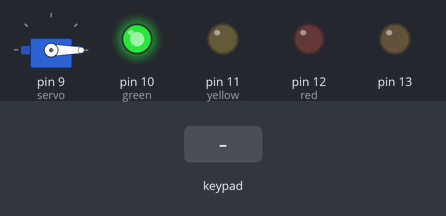
The sketch below on a simulated Arduino Uno, built with avr-gcc and run on an emulated ATmega328P. On the bench: servo, output pins drawn as LEDs (lit = HIGH). Wiring (inferred from the names in the program): 4×4 keypad: rows pin 0, pin 1, pin 3, pin 7; columns pin 2, pin 4, pin 5, pin 6. Dashed ring = blinking. The test bench sets the inputs (shaded band). Pins used as bus, display or sensor lines are not drawn.

Above: at 1.2 s.
1.3 s: keypad keys 0 2 0 3 pressed 0.4 s apart
At 1.84 s:
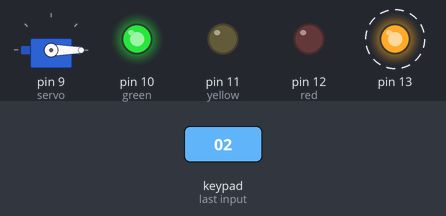
4.4 s: key '(' pressed
At 5.7 s:
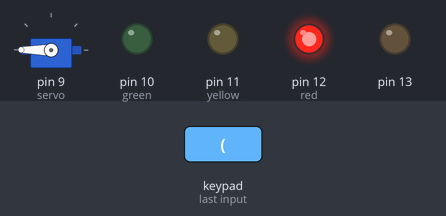
6.1 s: key '1' pressed
At 6.7 s:
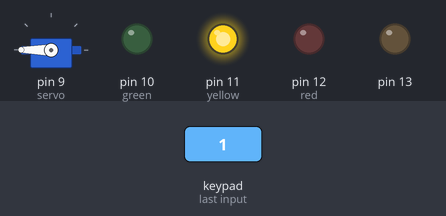
Timing chart, 0 to 9.1 s (numbered marks = the images above; inputs shaded):
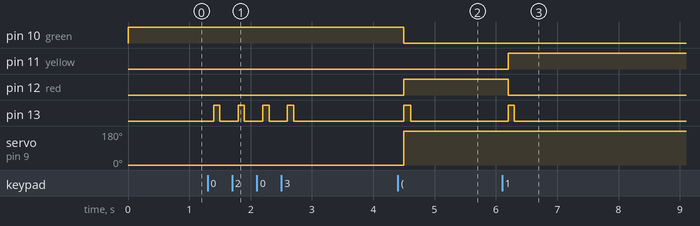

The sketch:

Assignment9CS443.ino
```cpp
#include <Servo.h>

int led = HIGH;
const int red = 12;
const int yellow = 11;
const int green = 10;
const int servo = 9;
Servo servoMotor;

const int rows[] = {7,0,1,3};
const int cols[] = {2,4,5,6};

const int KeyPad[4][4] = { {1, 2, 3, 10},
                           {4, 5, 6, 20},
                           {7, 8, 9, 30},
                           {50, 0, 60, 40} };


int password[4] = {0,2,0,3};
int guess[4];

//0 = unlocked, 1=locked
int currentPosition;

//0 = unlocked-green, 1 = yellow, 2 = locked-red
int state;
int checkPass;

//button debouncing
unsigned long lastDebounceTime = 0;
unsigned long debounceDelay = 100;
int reading;

int ScanKeypad(){
  for(int r = 0; r < 4; r++){
    //rows are output and low
    pinMode(rows[r], OUTPUT);
    digitalWrite(rows[r], 0);

    //check cols
    for(int c = 0; c < 4; c++){
    reading = digitalRead(cols[c]);

    //debounce buttons
    if(reading == 0){
      lastDebounceTime = millis();
      while((millis() - lastDebounceTime) < debounceDelay){
      }

      reading = digitalRead(cols[c]);
      if(reading == 0){
        //set rows as input
        digitalWrite(rows[r], 1);
        pinMode(rows[r], INPUT_PULLUP);
        digitalWrite(rows[r], 1);
        //return value
        return KeyPad[r][c];
      }
    }
  }
  //rows to high
  digitalWrite(rows[r], 1);
  pinMode(rows[r], INPUT_PULLUP);
  digitalWrite(rows[r], 1);
  }
  return 99;
}


void setup() {
  //LEDs
  pinMode(red, OUTPUT);
  pinMode(yellow, OUTPUT);
  pinMode(green, OUTPUT);
  pinMode(13, OUTPUT);

  //keypad
  for(int i = 0; i < 4; i++){
    pinMode(rows[i], OUTPUT);
    digitalWrite(rows[i], 1);

    //set cols as pullup
    pinMode(cols[i], INPUT_PULLUP);
    digitalWrite(cols[i], 1);
  }

  //servo
  servoMotor.attach(servo);

  //setup starting position for servo (unlocked green = on)
  currentPosition = 0;
  state = 0;
  servoMotor.write(0);
  digitalWrite(green, HIGH);
  digitalWrite(red, LOW);
  digitalWrite(yellow, LOW);
}

void loop() {
  int press = ScanKeypad();
  if(press == 99){
    digitalWrite(13, LOW);
  } else {
    digitalWrite(13, HIGH);

  //check if locked, then if input is being recieved
  if(state == 2){
    if(press >= 0 && press < 10){
      state = 1;
      digitalWrite(yellow, HIGH);
      digitalWrite(green, LOW);
      digitalWrite(red, LOW);
      checkPass = 0;
    }
  }
  //check if yellow / currently guessing the password
  if(state == 1){
    if(checkPass < 4 && press != 99){
      guess[checkPass] = press;
      //increment password guess attempts to 4
      checkPass += 1;
    }
    int wrong = 0;
    //once 4 inputs have been recieved, check if password is right
    if(checkPass == 4){
      for(int i = 0; i < 4; i++){
        if(guess[i] != password[i]){
          wrong = 1;
        }
      }
      //lock if bad password (Wrong = 1)
      if(wrong){
        state = 2;
        digitalWrite(yellow, LOW);
        digitalWrite(green, LOW);
        digitalWrite(red, HIGH);
        delay(10);
      } else {
        //correct guess
        state = 0;
        currentPosition = 0;
        digitalWrite(yellow, LOW);
        digitalWrite(green, HIGH);
        digitalWrite(red, LOW);
        servoMotor.write(0);
        delay(10);
      }
    }
  }
  //if it is currently unlocked - check for A input (10) then lock if A is pressed
  else if(state == 0){
    if(press == 10){
      state = 2;
      currentPosition = 1;
      digitalWrite(yellow, LOW);
      digitalWrite(green, LOW);
      digitalWrite(red, HIGH);
      servoMotor.write(180);
      delay(10);
    }
  }
  }
}
```

Measured:
- after the input at 1.3 s, pin 13: alternates HIGH for 0.10 s and LOW for 0.30 s, 8 changes in all, then stays LOW, starting after 0.10 s
- after the input at 4.4 s, pin 10 (green): HIGH → LOW after 0.10 s; pin 12 (red): LOW → HIGH after 0.10 s; pin 13: LOW → HIGH after 0.10 s, → LOW 0.11 s later; servo on pin 9 (servo): 0° → 180° after 0.10 s
- after the input at 6.1 s, pin 11 (yellow): LOW → HIGH after 0.10 s; pin 12 (red): HIGH → LOW after 0.10 s; pin 13: LOW → HIGH after 0.10 s, → LOW 0.10 s later
